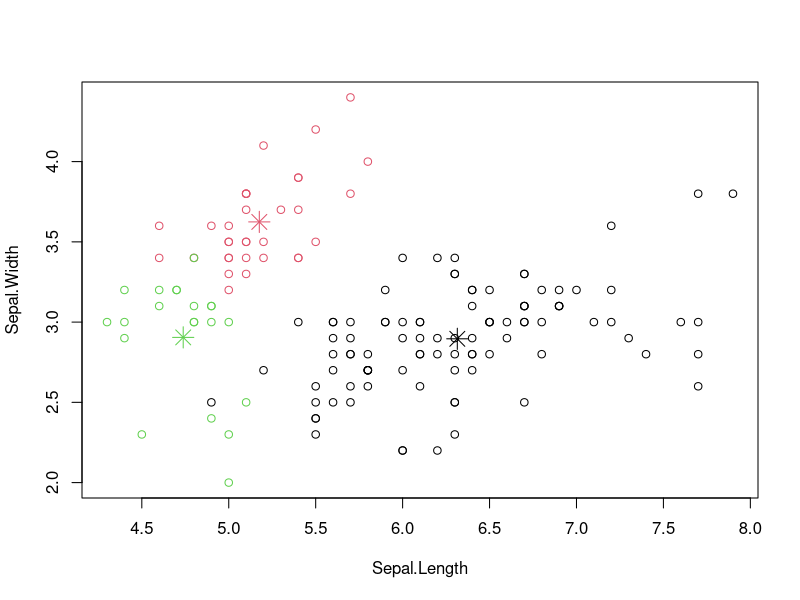
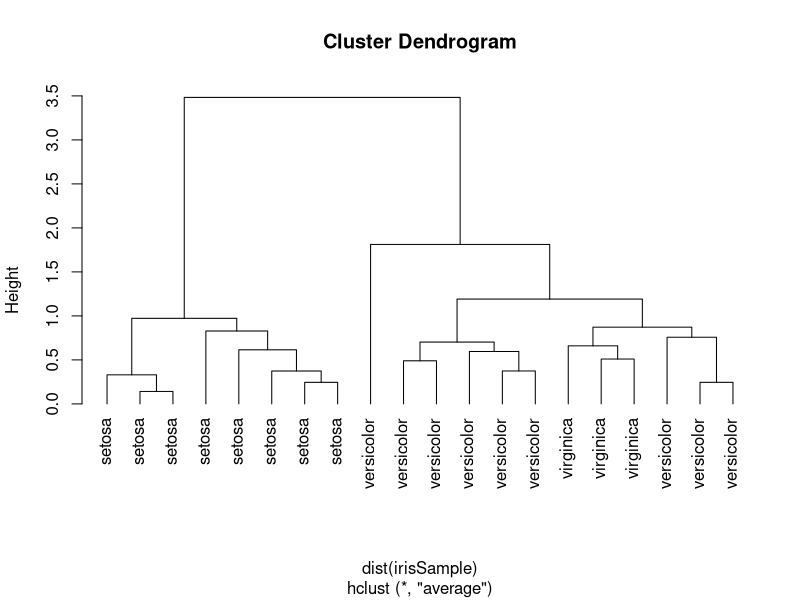

Write R code to recreate these figures, in order.
dim(iris)
names(iris)
str(iris)
attributes(iris)
iris[1:5,]
newiris <- iris
newiris$Species <- NULL
(kc <- kmeans(newiris, 3))
table(iris$Species, kc$cluster)
plot(newiris[c("Sepal.Length", "Sepal.Width")], col=kc$cluster)
points(kc$centers[,c("Sepal.Length", "Sepal.Width")], col=1:5, pch=8, cex=2)

idx <- sample(1:dim(iris)[1], 20)
irisSample <- iris[idx,]
irisSample$Species <- NULL
hc <- hclust(dist(irisSample), method="ave")
plot(hc, hang = -1, labels=iris$Species[idx])